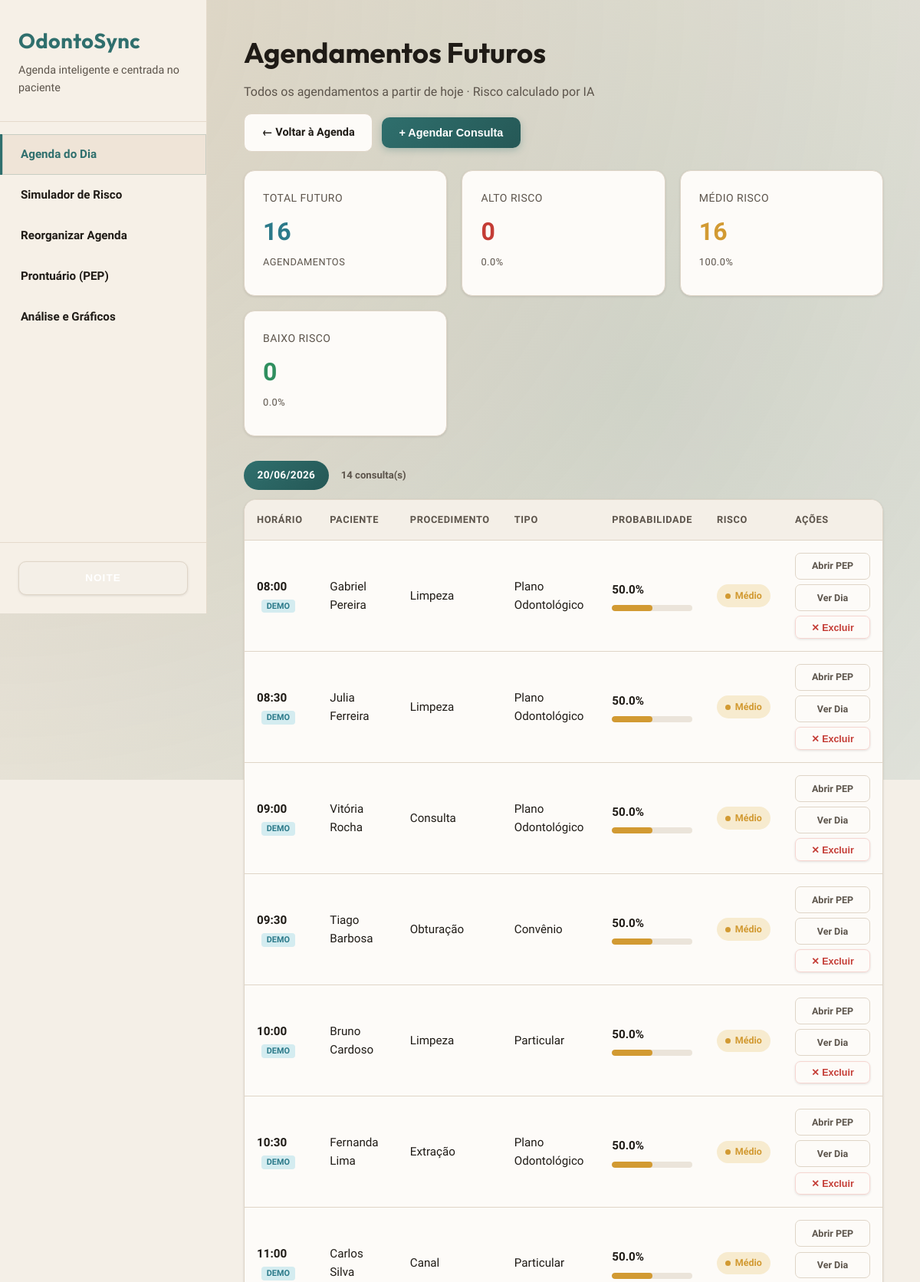
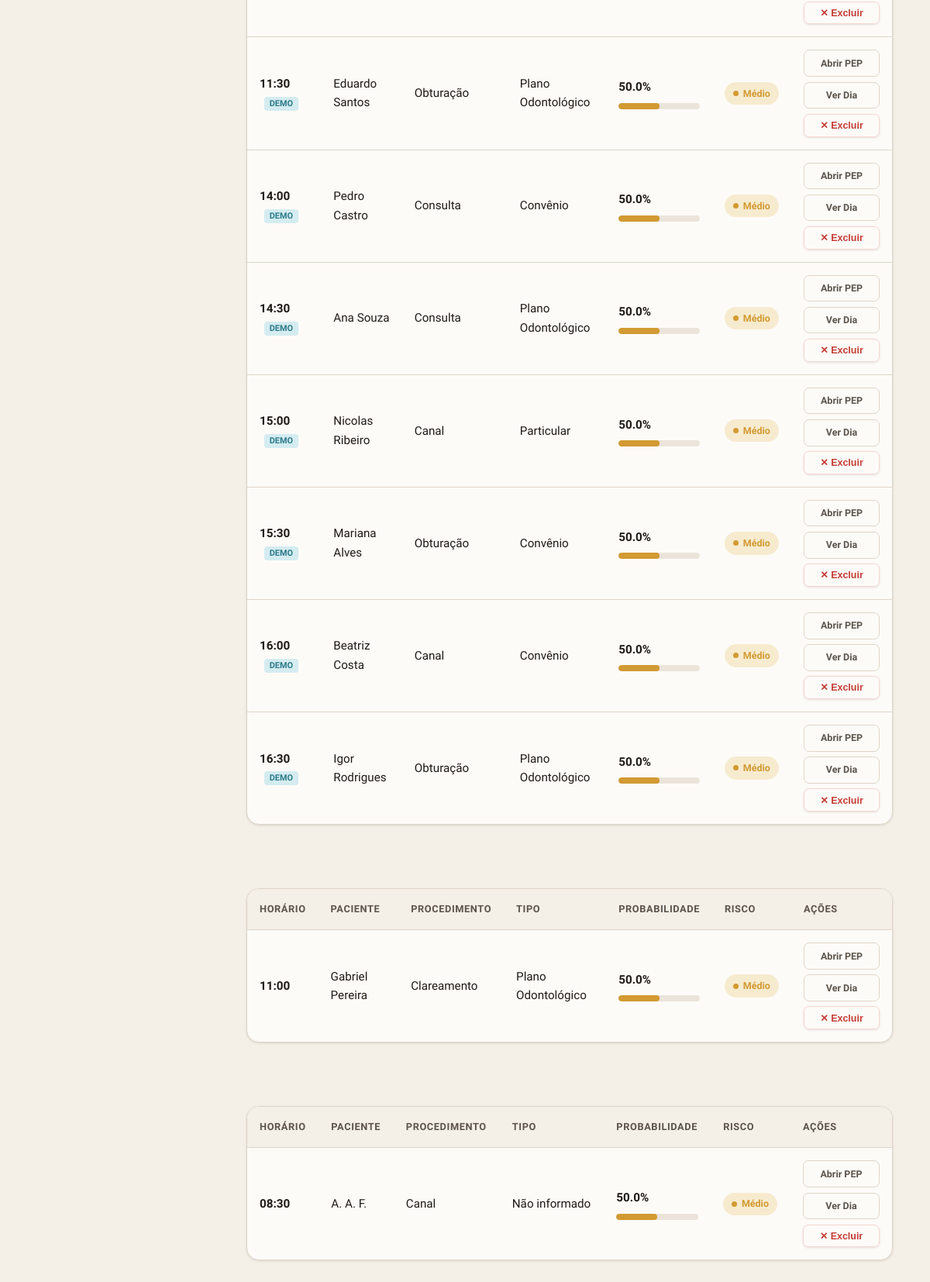
Page /agendamentos-futuros on the committed database (2 pictures, top to bottom).
### tables this page shows
CREATE TABLE pacientes (
            id TEXT PRIMARY KEY,
            nome TEXT NOT NULL,
            faixa_etaria TEXT NOT NULL,
            tipo_pagamento TEXT NOT NULL,
            faltas_anteriores INTEGER DEFAULT 0,
            taxa_historica REAL DEFAULT 0.0,
            tempo_como_paciente INTEGER DEFAULT 0,
            created_at TIMESTAMP DEFAULT CURRENT_TIMESTAMP,
            updated_at TIMESTAMP DEFAULT CURRENT_TIMESTAMP
        , fumante INTEGER DEFAULT 0, doenca_cronica INTEGER DEFAULT 0, complexidade_tratamento TEXT DEFAULT 'Baixa', photo_url TEXT, lgpd_mask INTEGER DEFAULT 1);

### app/routes/agenda.py (the view)
@bp.route('/agendamentos-futuros')
def agendamentos_futuros():
    hoje = datetime.now().strftime('%Y-%m-%d')
    conn = get_connection()
    cursor = conn.cursor()
    cursor.execute('''
        SELECT c.*, p.nome, p.faixa_etaria, p.tipo_pagamento, p.faltas_anteriores,
               p.taxa_historica, p.tempo_como_paciente,
               p.fumante, p.doenca_cronica, p.complexidade_tratamento, p.photo_url
        FROM consultas c
        JOIN pacientes p ON c.paciente_id = p.id
        WHERE c.data >= ? AND c.status_atendimento IS NULL
        ORDER BY c.data ASC, c.horario ASC
    ''', (hoje,))
    todas_consultas = cursor.fetchall()
    conn.close()
    consultas_com_risco, stats = _calcular_risco_consultas(todas_consultas) if todas_consultas else ([], {'total': 0, 'alto_risco': 0, 'medio_risco': 0, 'baixo_risco': 0})
    from collections import OrderedDict
    consultas_por_data = OrderedDict()
    for c in consultas_com_risco:
        d = c['data']
        if d not in consultas_por_data:
            consultas_por_data[d] = []
        consultas_por_data[d].append(c)
    datas_disponiveis = get_datas_com_consultas(hoje)
    return render_template(
        'agendamentos_futuros.html',
        consultas_por_data=consultas_por_data,
        stats=stats,
        hoje=hoje,
        datas_disponiveis=datas_disponiveis,
        active_page='agenda'
    )

### app/ml/inferencia.py (called while the page is built)
def carregar_modelo():
    global _modelo, _encoders
    if _modelo is None or _encoders is None:
        if not os.path.exists(Config.MODELO_PATH):
            raise FileNotFoundError(
                f"Modelo não encontrado em {Config.MODELO_PATH}. "
                "Execute primeiro: python -m app.ml.treinar"
            )
        _modelo = joblib.load(Config.MODELO_PATH)
        _encoders = joblib.load(Config.ENCODERS_PATH)
        print("[OK] Modelo e encoders carregados")
    return _modelo, _encoders

def prever_e_classificar(dados_consulta):
    probabilidade = prever_risco(dados_consulta)
    categoria, cor = classificar_risco(probabilidade)
    recomendacao = recomendar_acao(probabilidade, categoria)
    return {
        'probabilidade': round(probabilidade * 100, 1),  # Converter para %
        'probabilidade_decimal': probabilidade,
        'categoria': categoria,
        'cor': cor,
        'recomendacao': recomendacao
    }

### app/models/database.py (called while the page is built, shortened)
def _ensure_schema(conn):
    global _schema_checked
    if _schema_checked:
        return

def get_connection():
    conn = sqlite3.connect(Config.DATABASE_PATH)
    conn.row_factory = sqlite3.Row  # Permite acessar colunas por nome
    _ensure_schema(conn)
    return conn

def get_datas_com_consultas(data_inicio=None):
    conn = get_connection()
    cursor = conn.cursor()
    if data_inicio:
        cursor.execute(
            'SELECT DISTINCT data FROM consultas WHERE data >= ? ORDER BY data ASC LIMIT 60',
            (data_inicio,)
        )
    else:
        cursor.execute('SELECT DISTINCT data FROM consultas ORDER BY data ASC LIMIT 60')
    rows = cursor.fetchall()
    conn.close()
    return [r['data'] for r in rows]

### app/templates/agendamentos_futuros.html (shortened to what this page needs)
{% extends "base.html" %}
{% block content %}
<div class="future-toolbar">
  <div class="page-header" style="margin-bottom:0">
    <h1 class="page-title">Agendamentos Futuros</h1>
    <p class="page-subtitle">Todos os agendamentos a partir de hoje · Risco calculado por IA</p>
  </div>
  <div class="toolbar-actions">
    <a href="/" class="btn-secondary">← Voltar à Agenda</a>
    <button class="btn-primary" onclick="abrirModalAgendar()">+ Agendar Consulta</button>
  </div>
</div>
<div class="stats-grid">
  <div class="stat-card info">
    <div class="stat-label">Total Futuro</div>
    <div class="stat-value">{{ stats.total }}</div>
    {% if stats.total > 0 %}<div class="stat-label">agendamentos</div>{% endif %}
  </div>
  <div class="stat-card danger">
    <div class="stat-label">Alto Risco</div>
    <div class="stat-value">{{ stats.alto_risco }}</div>
    {% if stats.total > 0 %}<div class="stat-label">{{ ((stats.alto_risco / stats.total) * 100) | round(1) }}%</div>{% endif %}
  </div>
  <div class="stat-card warning">
    <div class="stat-label">Médio Risco</div>
    <div class="stat-value">{{ stats.medio_risco }}</div>
    {% if stats.total > 0 %}<div class="stat-label">{{ ((stats.medio_risco / stats.total) * 100) | round(1) }}%</div>{% endif %}
  </div>
  <div class="stat-card success">
    <div class="stat-label">Baixo Risco</div>
    <div class="stat-value">{{ stats.baixo_risco }}</div>
    {% if stats.total > 0 %}<div class="stat-label">{{ ((stats.baixo_risco / stats.total) * 100) | round(1) }}%</div>{% endif %}
  </div>
</div>
{% if consultas_por_data %}
  {% for data, consultas in consultas_por_data.items() %}
  <div class="date-group">
    <div class="date-group-header">
      <span class="date-badge {% if data == hoje %}hoje{% endif %}">
        {% if data == hoje %}Hoje{% else %}{{ data[8:10] }}/{{ data[5:7] }}/{{ data[0:4] }}{% endif %}
      </span>
      <span class="date-count">{{ consultas|length }} consulta(s)</span>
    </div>
    <div class="table-container">
      <table>
        <thead>
          <tr>
            <th>Horário</th>
            <th>Paciente</th>
            <th>Procedimento</th>
            <th>Tipo</th>
            <th class="risco-cell">Probabilidade</th>
            <th>Risco</th>
            <th class="action-cell">Ações</th>
          </tr>
        </thead>
        <tbody>
          {% for c in consultas %}
          <tr id="fut-row-{{ c.id }}">
            <td>
              <strong>{{ c.horario }}</strong>
              {% if c.status_reorganizacao == 'ficticio' %}
                <span class="ficticio-chip">DEMO</span>
              {% endif %}
            </td>
            <td>{{ c.nome }}</td>
            <td>{{ c.procedimento }}</td>
            <td>{{ c.tipo_pagamento }}</td>
            <td class="risco-cell">
              <strong>{{ c.risco.probabilidade }}%</strong>
              <div class="progress-bar">
                <div class="progress-fill {{ c.risco.cor }}"
                     style="width: {{ c.risco.probabilidade }}%"></div>
              </div>
            </td>
            <td>
              <span class="risk-chip {{ c.risco.cor }}">
                <span class="risk-dot"></span>{{ c.risco.categoria }}
              </span>
            </td>
            <td class="action-cell">
              <div class="action-group">
                <a href="/prontuario/{{ c.paciente_id }}" class="action-btn ghost">Abrir PEP</a>
                <a href="/?data={{ c.data }}" class="action-btn ghost">Ver Dia</a>
                <button class="action-btn danger-ghost"
                        onclick="excluirConsulta({{ c.id }})">✕ Excluir</button>
              </div>
            </td>
          </tr>
          {% endfor %}
        </tbody>
      </table>
    </div>
  </div>
  {% endfor %}
{% endif %}
{% endblock %}

### app/static/css/style.css (style rules this page uses)
:root { --bg-primary: #fdfbf8; --bg-secondary: #f4efe7; --bg-tertiary: #ebe4da; --text-primary: #1f1b16; --text-secondary: #5c544b; --border-color: #dfd5c7; --accent-primary: #2f6f6d; --accent-hover: #255856; --accent-secondary: #c58c4b; --danger: #c43c35; --danger-bg: #f6d6d1; --warning: #d29a32; --warning-bg: #f7ebcf; --success: #2f8f5f; --success-bg: #d7eee2; --info: #2c7a8a; --info-bg: #d4ecf0; --sidebar-bg: #f6f0e7; --sidebar-border: #e5dacb; --sidebar-text: var(--text-primary); --sidebar-hover: #efe4d7; --shadow-sm: 0 1px 3px rgba(31, 27, 22, 0.12); --shadow-md: 0 8px 16px rgba(31, 27, 22, 0.12); --shadow-lg: 0 16px 32px rgba(31, 27, 22, 0.16); --font-heading: 'Outfit', 'Helvetica Neue', Arial, sans-serif; --font-body: 'Source Sans 3', 'Helvetica Neue', Arial, sans-serif; --font-mono: 'Outfit', monospace; --transition: color 0.2s ease, background-color 0.2s ease, border-color 0.2s ease, box-shadow 0.2s ease, transform 0.2s ease; }
* { margin: 0; padding: 0; box-sizing: border-box; }
body { font-family: var(--font-body); background-color: var(--bg-secondary); color: var(--text-primary); line-height: 1.6; display: flex; min-height: 100vh; transition: background-color 0.2s ease, color 0.2s ease; background-image: radial-gradient(circle at top left, rgba(197, 140, 75, 0.18), transparent 45%), radial-gradient(circle at 70% 15%, rgba(47, 111, 109, 0.18), transparent 50%); }
.page-header { margin-bottom: 2rem; }
.page-title { font-size: 2.3rem; font-weight: 700; color: var(--text-primary); margin-bottom: 0.5rem; font-family: var(--font-heading); }
.page-subtitle { font-size: 1rem; color: var(--text-secondary); }
.stats-grid { display: grid; grid-template-columns: repeat(auto-fit, minmax(210px, 1fr)); gap: 1.2rem; margin-bottom: 2rem; }
.stat-card { background-color: var(--bg-primary); padding: 1.5rem; border-radius: 14px; border: 1px solid var(--border-color); box-shadow: var(--shadow-sm); transition: var(--transition); position: relative; overflow: hidden; }
.stat-card::after { content: ''; position: absolute; inset: 0; background: linear-gradient(120deg, transparent, rgba(47, 111, 109, 0.08)); opacity: 0; transition: opacity 0.2s ease; }
.stat-label { font-size: 0.875rem; color: var(--text-secondary); font-weight: 500; text-transform: uppercase; letter-spacing: 0.5px; margin-bottom: 0.5rem; }
.stat-card .stat-label:last-child { margin-top: 0.25rem; font-size: 0.8rem; }
.stat-value { font-size: 2rem; font-weight: 700; color: var(--text-primary); }
.stat-card.danger .stat-value { color: var(--danger); }
.stat-card.warning .stat-value { color: var(--warning); }
.stat-card.success .stat-value { color: var(--success); }
.stat-card.info .stat-value { color: var(--info); }
.table-container { background-color: var(--bg-primary); border-radius: 16px; border: 1px solid var(--border-color); overflow: hidden; box-shadow: var(--shadow-sm); }
table { width: 100%; border-collapse: collapse; }
thead { background-color: var(--bg-secondary); border-bottom: 1px solid var(--border-color); }
th { padding: 1rem; text-align: left; font-weight: 700; font-size: 0.8rem; color: var(--text-secondary); text-transform: uppercase; letter-spacing: 0.6px; }
td { padding: 1rem; border-bottom: 1px solid var(--border-color); color: var(--text-primary); font-size: 0.95rem; }
tr:last-child td { border-bottom: none; }
tbody tr { transition: var(--transition); }
.progress-bar { height: 8px; background-color: var(--bg-tertiary); border-radius: 4px; overflow: hidden; margin-top: 0.5rem; }
.progress-fill { height: 100%; border-radius: 4px; transition: width 0.5s ease; }
.progress-fill.warning { background-color: var(--warning); }
button { padding: 0.9rem 2rem; background-color: var(--accent-primary); color: white; border: none; border-radius: 10px; font-size: 0.95rem; font-weight: 600; cursor: pointer; transition: var(--transition); box-shadow: var(--shadow-sm); }
.page-header { animation: rise-in 0.5s ease both; }
.stats-grid .stat-card, .cards-grid .card, .table-container, .result-card, .form-container, .grafico { animation: rise-in 0.5s ease both; }
.stats-grid .stat-card:nth-child(1) { animation-delay: 0.05s; }
.stats-grid .stat-card:nth-child(2) { animation-delay: 0.1s; }
.stats-grid .stat-card:nth-child(3) { animation-delay: 0.15s; }
.stats-grid .stat-card:nth-child(4) { animation-delay: 0.2s; }

### rows in the picture
pacientes: horario "08:00", shows "DEMO", nome "Gabriel Pereira", procedimento "Limpeza", tipo_pagamento "Plano Odontológico", risco.probabilidade "50.0", risco.categoria "Médio"
pacientes: horario "08:30", shows "DEMO", nome "Julia Ferreira", procedimento "Limpeza", tipo_pagamento "Plano Odontológico", risco.probabilidade "50.0", risco.categoria "Médio"
pacientes: horario "09:00", shows "DEMO", nome "Vitória Rocha", procedimento "Consulta", tipo_pagamento "Plano Odontológico", risco.probabilidade "50.0", risco.categoria "Médio"
pacientes: horario "09:30", shows "DEMO", nome "Tiago Barbosa", procedimento "Obturação", tipo_pagamento "Convênio", risco.probabilidade "50.0", risco.categoria "Médio"
pacientes: horario "10:00", shows "DEMO", nome "Bruno Cardoso", procedimento "Limpeza", tipo_pagamento "Particular", risco.probabilidade "50.0", risco.categoria "Médio"
pacientes: horario "10:30", shows "DEMO", nome "Fernanda Lima", procedimento "Extração", tipo_pagamento "Plano Odontológico", risco.probabilidade "50.0", risco.categoria "Médio"
pacientes: horario "11:00", shows "DEMO", nome "Carlos Silva", procedimento "Canal", tipo_pagamento "Particular", risco.probabilidade "50.0", risco.categoria "Médio"
pacientes: horario "11:30", shows "DEMO", nome "Eduardo Santos", procedimento "Obturação", tipo_pagamento "Plano Odontológico", risco.probabilidade "50.0", risco.categoria "Médio"
pacientes: horario "14:00", shows "DEMO", nome "Pedro Castro", procedimento "Consulta", tipo_pagamento "Convênio", risco.probabilidade "50.0", risco.categoria "Médio"
pacientes: horario "14:30", shows "DEMO", nome "Ana Souza", procedimento "Consulta", tipo_pagamento "Plano Odontológico", risco.probabilidade "50.0", risco.categoria "Médio"
pacientes: horario "15:00", shows "DEMO", nome "Nicolas Ribeiro", procedimento "Canal", tipo_pagamento "Particular", risco.probabilidade "50.0", risco.categoria "Médio"
pacientes: horario "15:30", shows "DEMO", nome "Mariana Alves", procedimento "Obturação", tipo_pagamento "Convênio", risco.probabilidade "50.0", risco.categoria "Médio"
pacientes: horario "16:00", shows "DEMO", nome "Beatriz Costa", procedimento "Canal", tipo_pagamento "Convênio", risco.probabilidade "50.0", risco.categoria "Médio"
pacientes: horario "16:30", shows "DEMO", nome "Igor Rodrigues", procedimento "Obturação", tipo_pagamento "Plano Odontológico", risco.probabilidade "50.0", risco.categoria "Médio"
pacientes: horario "11:00", nome "Gabriel Pereira", procedimento "Clareamento", tipo_pagamento "Plano Odontológico", risco.probabilidade "50.0", risco.categoria "Médio"
pacientes: horario "08:30", nome "A. A. F.", procedimento "Canal", tipo_pagamento "Não informado", risco.probabilidade "50.0", risco.categoria "Médio"

### other values in the picture
{{ stats.total }} "16"
{{ stats.alto_risco }} "0"
{{ ((stats.alto_risco / stats.total) * 100) | round(1) }} "0.0"
{{ stats.medio_risco }} "16"
{{ ((stats.medio_risco / stats.total) * 100) | round(1) }} "100.0"
{{ stats.baixo_risco }} "0"
{{ ((stats.baixo_risco / stats.total) * 100) | round(1) }} "0.0"
{{ data[8:10] }} "20"
{{ data[5:7] }} "06"
{{ data[0:4] }} "2026"
{{ consultas|length }} "14"
